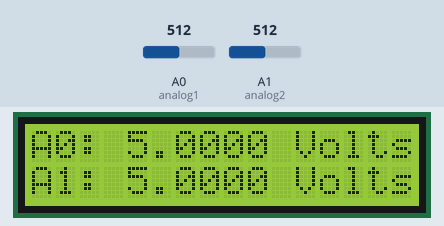
Simulated run of this sketch. Board: Arduino Uno, built with avr-gcc and run on an emulated ATmega328P. Parts: 16×2 character LCD. The test bench sets the inputs (shaded band); at power-on: A0 (analog1) = 512, A1 (analog2) = 512.

Above: at 1.2 s.
1.3 s: A0 (analog1) set to 716
At 2.9 s:
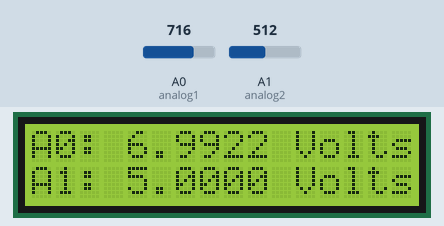
3.2 s: A1 (analog2) set to 716
At 4.2 s:
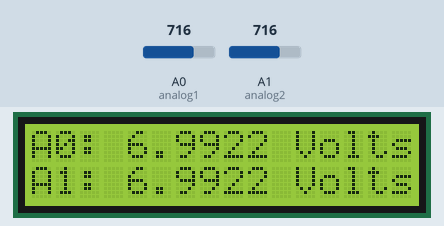
4.8 s: A0 (analog1) set to 900
At 5.5 s:
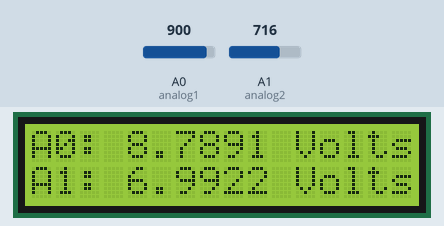
6.4 s: A1 (analog2) set to 900
At 6.9 s:
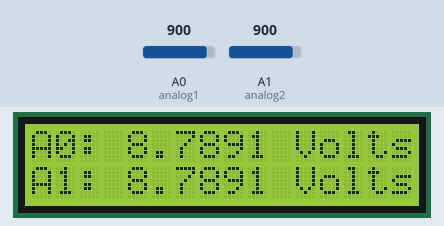
8.0 s: A0 (analog1) set to 1023
At 9.3 s:
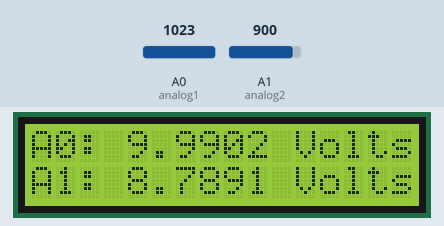
9.6 s: A1 (analog2) set to 1023
At 10.8 s:
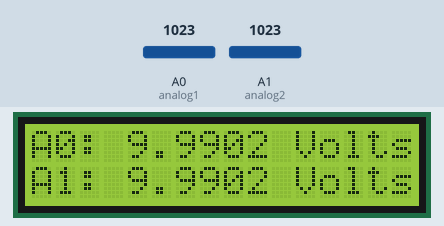
Timing chart, 0 to 12.2 s (numbered marks = the images above; inputs shaded):
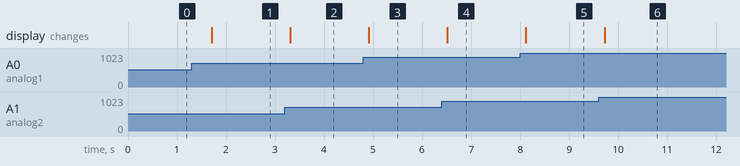

Measured:
- after the input at 1.3 s, the display: changes after 0.41 s (image 1)
- after the input at 3.2 s, the display: changes after 0.11 s (image 2)
- after the input at 4.8 s, the display: changes after 0.11 s (image 3)
- after the input at 6.4 s, the display: changes after 0.12 s (image 4)
- after the input at 8.0 s, the display: changes after 0.12 s (image 5)
- after the input at 9.6 s, the display: changes after 0.12 s (image 6)

The sketch:

dmm.ino
```cpp
#include <Wire.h>
#include <LiquidCrystal_I2C.h>

LiquidCrystal_I2C lcd(0x27,16,2);
const int analog1 = A0;
const int analog2 = A1;
int val1 = 0;
int val2 = 0;
double val1f = 0.0;
double val2f = 0.0;
const double conv = 0.009765625;
char val1s[8] = "";
char val2s[8] = "";

void setup() {
  // put your setup code here, to run once:
  Serial.begin(9600);
  // initialize the LCD
  lcd.begin();
  // turn on the backlight
  lcd.backlight();
  lcd.clear();
}

void loop() {
  char ostr1[16] = "A0: ";
  char ostr2[16] = "A1: ";
  // put your main code here, to run repeatedly:
  lcd.clear();
  // read in new values on the analog pins
  val1 = analogRead(analog1);
  val2 = analogRead(analog2);
  // convert the values to floats assuming max 10V
  val1f = val1 * conv;
  val2f = val2 * conv;
  // convert the values to strings
  dtostrf(val1f, 6, 4, val1s);
  dtostrf(val2f, 6, 4, val2s);
  // display the strings on the lcd
  lcd.setCursor(0, 0);
  lcd.print(strcat(strcat(ostr1,val1s)," Volts"));
  lcd.setCursor(0, 1);
  lcd.print(strcat(strcat(ostr2,val2s)," Volts"));
  delay(500);
}
```
